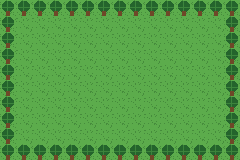

Tiled map render using the project's own tile images. Description and the whole map definition, tile-layer contents included, below:
An orthogonal 15x10 tile map with 16x16 px tiles, 2 tile layers (ground, ground2) and 1 object (npc).

<map version="1.10" tiledversion="1.10.2" orientation="orthogonal" renderorder="right-down" width="15" height="10" tilewidth="16" tileheight="16" infinite="0" nextlayerid="4" nextobjectid="2">
 <tileset firstgid="1" source="../tilesets/overworld.tsx" />
 <layer id="1" name="ground" width="15" height="10">
  <data encoding="csv">
1,1,1,1,1,1,1,1,1,1,1,1,1,1,1,
1,1,1,1,1,1,1,1,1,1,1,1,1,1,1,
1,1,1,1,1,1,1,1,1,1,1,1,1,1,1,
1,1,1,1,1,1,1,1,1,1,1,1,1,1,1,
1,1,1,1,1,1,1,1,1,1,1,1,1,1,1,
1,1,1,1,1,1,1,1,1,1,1,1,1,1,1,
1,1,1,1,1,1,1,1,1,1,1,1,1,1,1,
1,1,1,1,1,1,1,1,1,1,1,1,1,1,1,
1,1,1,1,1,1,1,1,1,1,1,1,1,1,1,
1,1,1,1,1,1,1,1,1,1,1,1,1,1,1
</data>
 </layer>
 <layer id="2" name="ground2" width="15" height="10">
  <data encoding="csv">
5,5,5,5,5,5,5,5,5,5,5,5,5,5,5,
5,0,0,0,0,0,0,0,0,0,0,0,0,0,5,
5,0,0,0,0,0,0,0,0,0,0,0,0,0,5,
5,0,0,0,0,0,0,0,0,0,0,0,0,0,5,
5,0,0,0,0,0,0,0,0,0,0,0,0,0,5,
5,0,0,0,0,0,0,0,0,0,0,0,0,0,5,
5,0,0,0,0,0,0,0,0,0,0,0,0,0,5,
5,0,0,0,0,0,0,0,0,0,0,0,0,0,5,
5,0,0,0,0,0,0,0,0,0,0,0,0,0,5,
5,5,5,5,5,5,5,5,5,5,5,5,5,5,5
</data>
 </layer>
 <objectgroup id="3" name="objects">
  <object id="1" name="rival" type="npc" x="112" y="48" width="16" height="16">
   <properties>
    <property name="facing" value="down" />
    <property name="script" value="maps/arena.lua:rival" />
   </properties>
  </object>
 </objectgroup>
</map>
